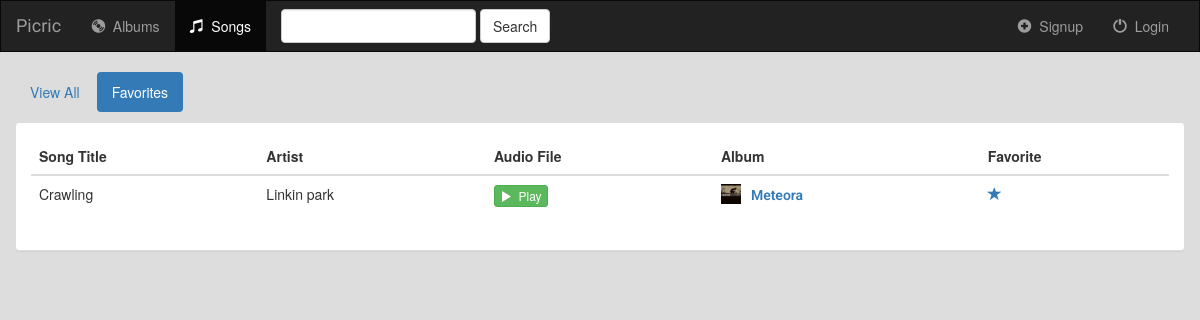
The page /music/songs/favorites/ on the database its author committed.
### music/models.py (models this page shows, shortened)
class Song(models.Model):
	album = models.ForeignKey(Album, on_delete=models.CASCADE)
	file_type = models.CharField(max_length=10)
	song_title = models.CharField(max_length=250)
	is_favorite = models.BooleanField(default=False)
	song_file = models.FileField()

class Album(models.Model):
	artist = models.CharField(max_length=250)
	album_title = models.CharField(max_length=500)
	genre = models.CharField(max_length=100)
	album_logo = models.FileField()
	is_favorite = models.BooleanField(default=False)

### music/views.py (the view)
# urls.py: url(r'^songs/(?P<filter_by>[a-zA_Z]+)/$', views.songs, name='songs'),
def songs(request, filter_by):
    if not request.user.is_authenticated():
        username = None
    else: username = request.user.get_short_name()
    try:
        song_ids = []
        for album in Album.objects.all():
            for song in album.song_set.all():
                song_ids.append(song.pk)
        users_songs = Song.objects.filter(pk__in=song_ids)
        if filter_by == 'favorites':
            users_songs = users_songs.filter(is_favorite=True)
    except Album.DoesNotExist:
        users_songs = []
    return render(request, 'music/songs.html', {
        'song_list': users_songs,
        'filter_by': filter_by,
        'username': username,
    })

### website/templates/music/songs.html (shortened to what this page needs)
{% extends 'music/base.html' %}
{% block songs_active %}active{% endblock %}
{% block body %}
<div class="container-fluid songs-container">
    <div class="row">
        <div class="col-sm-12">
            <ul class="nav nav-pills" style="margin-bottom: 10px;">
                <li role="presentation" {% if filter_by == 'all' %}class="active"{% endif %}><a class="hoverable" href="{% url 'music:songs' 'all' %}">View All</a></li>
                <li role="presentation" {% if filter_by == 'favorites' %}class="active"{% endif %}><a class=" hoverable " href="{% url 'music:songs' 'favorites' %}">Favorites</a></li>
            </ul>
        </div>
    </div>
    <div class="row">
        <div class="col-sm-12">
            <div class="panel panel-default">
                <div class="panel-body">
                    <table class="table">
                        <thead>
                            <tr>
                                <th>Song Title</th>
                                <th>Artist</th>
                                <th>Audio File</th>
                                <th>Album</th>
                                <th>Favorite</th>
                            </tr>
                        </thead>
                        <tbody>
                            {% for song in song_list %}
                                <tr>
                                    <td>{{ song.song_title }}</td>
                                    <td>{{ song.album.artist }}</td>
                                    <td>
                                        <a target="_blank" href="{% url 'music:play_song' song.album.id song.id %}">
                                            <button type="button" class="btn btn-success btn-xs">
                                                <span class="glyphicon glyphicon-play"></span>&nbsp; Play
                                            </button>
                                        </a>
                                    </td>
                                    <td>
                                        <a href="{% url 'music:detail' song.album.id %}">
                                            <img src="{{ song.album.album_logo.url }}" class="img-responsive" style="width: 20px; float: left; margin-right: 10px;" />
                                        </a>
                                        <a class="my_album_title" href="{% url 'music:detail' song.album.id %}">{{ song.album.album_title }}</a>
                                    </td>
                                    <td>
                                        <a href="{% url 'music:favorite' song.album.id song.id %}" class="btn-favorite"><span class="glyphicon glyphicon-star {% if song.is_favorite %}active{% endif %}"></span></a>
                                    </td>
                                </tr>
                            {% endfor %}
                        </tbody>
                    </table>
                </div>
            </div>
        </div>
    </div>
</div>
{% endblock %}

### website/static/music/style.css (style rules this page uses)
body { background: #DDDDDD; }
.my_album_title { font-family: 'Roboto', sans-serif; font-weight: 600; }
.hoverable, img, a { transition: box-shadow .55s; box-shadow: 0; }

### rows shown on the page
Song: song_title "Crawling", album.artist "Linkin park", album.album_logo (picture), album.album_title "Meteora", is_favorite True (drawn)
